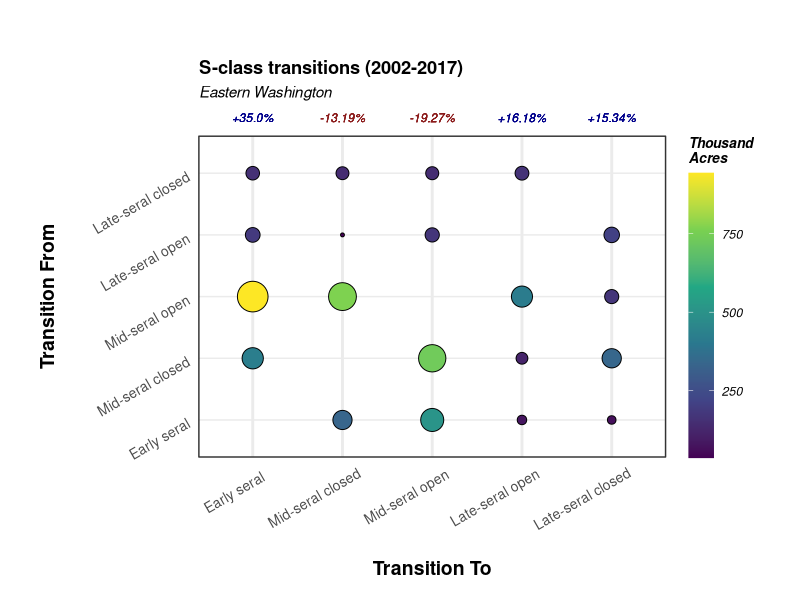
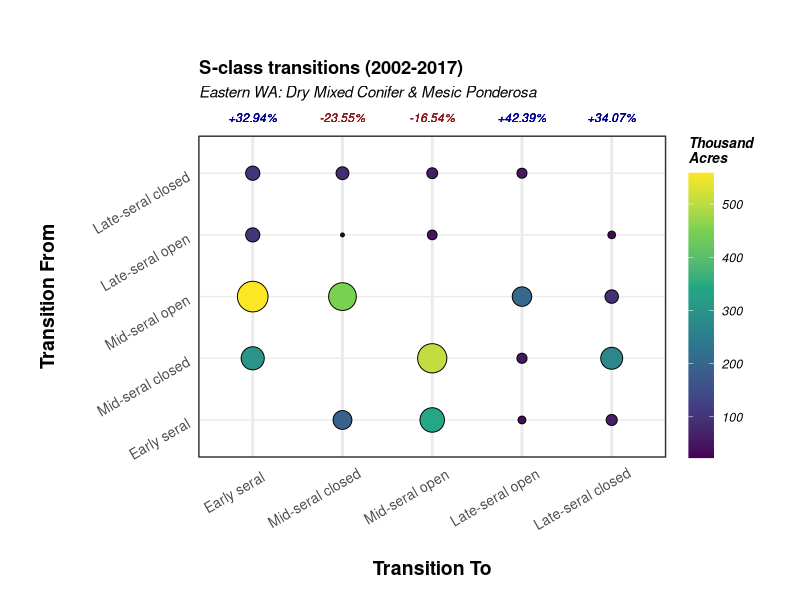
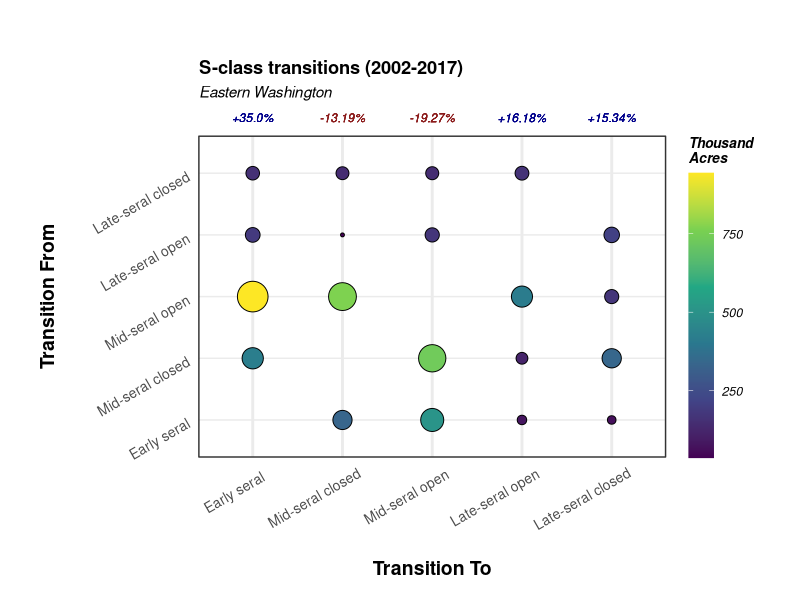
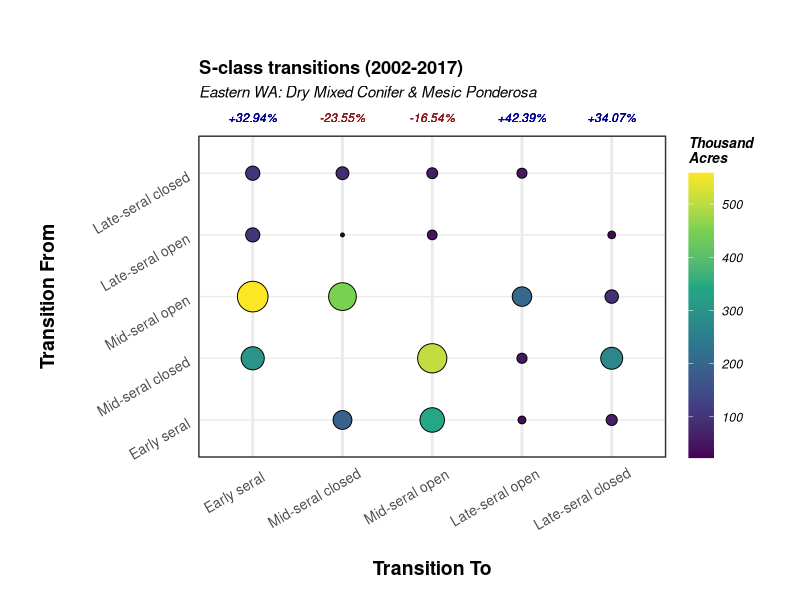

R code for these plots, in order:
library(dplyr)
library(tidyr)
library(ggplot2)
library(stringr)
library(here)

dat <- read.csv(here('results/FIA/WA/sclassChng/ORWA_comp.csv')) %>% 
  filter(YEAR == 2017) %>%
  select(-c(AREA_DOMAIN1, AREA_DOMAIN2, STATUS1, STATUS2))
net <- read.csv(here('results/FIA/WA/sclassChng/ORWA_net.csv')) %>% 
  filter(YEAR == 2017) %>%
  select(sclass, PERC_CHNG) %>%
  mutate(col = case_when(PERC_CHNG < 0 ~ 'firebrick4',
                         TRUE ~ 'blue4'),
         PERC_CHNG = paste0(round(PERC_CHNG*16, 2), '%'), 
         PERC_CHNG = case_when(str_sub(PERC_CHNG, 1, 1) != '-' ~ paste0('+', PERC_CHNG),
                               TRUE ~ PERC_CHNG),
         PERC_CHNG = case_when(str_sub(PERC_CHNG, -3, -3) == '.' ~ paste0(str_sub(PERC_CHNG, 1, 4), '0%'),
                               TRUE ~ PERC_CHNG))
dat <- dat %>%
  filter(!is.na(sclass1) & !is.na(sclass2)) %>% ## Drop non-forest for now
  left_join(net, by = c('sclass2' = 'sclass')) %>%
  mutate(sclass1 = case_when(sclass1 == 'A' ~ 'Early seral ',
                             sclass1 == 'B' ~ 'Mid-seral closed ',
                             sclass1 == 'C' ~ 'Mid-seral open ',
                             sclass1 == 'D' ~ 'Late-seral open ',
                             sclass1 == 'E' ~ 'Late-seral closed ',
                             TRUE ~ 'Non-forest ')) %>%
  mutate(sclass2 = case_when(sclass2 == 'A' ~ 'Early seral ',
                             sclass2 == 'B' ~ 'Mid-seral closed ',
                             sclass2 == 'C' ~ 'Mid-seral open ',
                             sclass2 == 'D' ~ 'Late-seral open ',
                             sclass2 == 'E' ~ 'Late-seral closed ',
                             TRUE ~ 'Non-forest ')) %>%
  mutate(sclass1 = factor(sclass1, levels = c('Non-forest ', 'Early seral ', 'Mid-seral closed ', 'Mid-seral open ',
                                              'Late-seral open ', 'Late-seral closed ')),
         sclass2 = factor(sclass2, levels = c('Non-forest ', 'Early seral ', 'Mid-seral closed ', 'Mid-seral open ',
                                              'Late-seral open ', 'Late-seral closed '))) %>%
  mutate(ac = AREA_CHNG / 1000 * 16) ## Total change, acres

  
  
mat <- dat %>%
  ggplot(aes(sclass2, sclass1, size = ac, fill = ac, label = PERC_CHNG)) +
  geom_point(shape = 21) +
  geom_text(y = 5.9, # Set the position of the text to always be at the top
            #hjust = 0,
            size = 3,
            fontface = 'italic',
            colour = dat$col) +
  scale_size_continuous(range = c(1, 10)) +
  theme_bw() +
  xlab('Transition To') +
  ylab('Transition From') +
  scale_fill_viridis_c(option = 'D') +
  #scale_fill_viridis_c(option = 'D', breaks = c(10, 20, 30, 40, 50)) +c
  #scale_fill_viridis_c(option = 'D', breaks = c(5, 10, 15, 20, 25)) +
  guides(size=FALSE, 
         fill = guide_colorbar(title = 'Thousand\nAcres')) +
  labs(title = 'S-class transitions (2002-2017)',
       subtitle = 'Eastern Washington') +
  coord_cartesian(clip = 'off',
                  ylim = c(1, 5),
                  xlim = c(1, 5)) +   # This keeps the labels from disappearing
  theme(axis.ticks = element_blank(), 
        #panel.grid = element_blank(),
        #strip.text = element_text(size = 18, face = 'italic'),
        legend.key.height = unit(1.45, 'cm'),
        legend.key.width = unit(.65, 'cm'),
        legend.box.margin=margin(c(35,0,35,0)),
        legend.title = element_text(size = 10, face = 'bold.italic'),
        legend.text = element_text(size = 9, face = 'italic'),
        axis.title.x = element_text(size = 14, margin=margin(20,0,0,0), face = 'bold'),
        axis.title.y = element_text(size = 14, margin=margin(0,20,0,0), face = 'bold'),
        axis.text.x = element_text(size = 10, angle = 30, vjust = .8, hjust = .8),
        axis.text.y = element_text(size = 10, angle = 30),
        plot.margin = unit(c(3,2,1,2), "lines"),
        plot.title = element_text(face = 'bold'),
        plot.subtitle = element_text(margin = margin(0, 0, 25, 0), face = 'italic'),
        panel.grid.major.x = element_line(size = 1)) # This widens the right margin)

mat
ggsave(mat, filename = here::here('figs/sclassChange/EWA_sclass_chng_mtrx.png'),
       height = 6, width = 9)
 






dat <- read.csv(here('results/FIA/WA/sclassChng/BPS_comp.csv')) %>% 
  filter(YEAR == 2017) %>%
  filter(stringr::str_sub(BpS_Code1, 1, -5) %in% c('RaMCONdy', 'RaPIPOm')) %>%
  select(-c(AREA_DOMAIN1, AREA_DOMAIN2, STATUS1, STATUS2)) %>%
  group_by(sclass1, sclass2) %>%
  summarise(AREA_CHNG = sum(AREA_CHNG))
net <- read.csv(here('results/FIA/WA/sclassChng/BPS_net.csv')) %>% 
  filter(YEAR == 2017) %>%
  filter(stringr::str_sub(BpS_Code, 1, -5) %in% c('RaMCONdy', 'RaPIPOm')) %>%
  group_by(sclass) %>%
  summarize(PREV_AREA = sum(PREV_AREA, na.rm = TRUE),
            AREA_CHNG = sum(AREA_CHNG, na.rm = TRUE)) %>%
  mutate(PERC_CHNG = AREA_CHNG / PREV_AREA * 100) %>%
  select(sclass, PERC_CHNG, PREV_AREA) %>%
  mutate(col = case_when(PERC_CHNG < 0 ~ 'firebrick4',
                         TRUE ~ 'blue4'),
         PERC_CHNG = paste0(round(PERC_CHNG*16, 2), '%'), 
         PERC_CHNG = case_when(str_sub(PERC_CHNG, 1, 1) != '-' ~ paste0('+', PERC_CHNG),
                               TRUE ~ PERC_CHNG),
         PERC_CHNG = case_when(str_sub(PERC_CHNG, -3, -3) == '.' ~ paste0(str_sub(PERC_CHNG, 1, 4), '0%'),
                               TRUE ~ PERC_CHNG))
dat <- dat %>%
  filter(!is.na(sclass1) & !is.na(sclass2)) %>% ## Drop non-forest for now
  left_join(select(net, -c(PREV_AREA)), by = c('sclass2' = 'sclass')) %>%
  left_join(select(net, c(sclass, PREV_AREA)), by = c('sclass1' = 'sclass')) %>%
  mutate(sclass1 = case_when(sclass1 == 'A' ~ 'Early seral ',
                             sclass1 == 'B' ~ 'Mid-seral closed ',
                             sclass1 == 'C' ~ 'Mid-seral open ',
                             sclass1 == 'D' ~ 'Late-seral open ',
                             sclass1 == 'E' ~ 'Late-seral closed ',
                             TRUE ~ 'Non-forest ')) %>%
  mutate(sclass2 = case_when(sclass2 == 'A' ~ 'Early seral ',
                             sclass2 == 'B' ~ 'Mid-seral closed ',
                             sclass2 == 'C' ~ 'Mid-seral open ',
                             sclass2 == 'D' ~ 'Late-seral open ',
                             sclass2 == 'E' ~ 'Late-seral closed ',
                             TRUE ~ 'Non-forest ')) %>%
  mutate(sclass1 = factor(sclass1, levels = c('Non-forest ', 'Early seral ', 'Mid-seral closed ', 'Mid-seral open ',
                                              'Late-seral open ', 'Late-seral closed ')),
         sclass2 = factor(sclass2, levels = c('Non-forest ', 'Early seral ', 'Mid-seral closed ', 'Mid-seral open ',
                                              'Late-seral open ', 'Late-seral closed '))) %>%
  mutate(ac = AREA_CHNG / 1000 * 16) ## Total change, acres
#ac = AREA_CHNG / PREV_AREA * 100 * 16) ## Proportionate change 


mat <- dat %>%
  ggplot(aes(sclass2, sclass1, size = ac, fill = ac, label = PERC_CHNG)) +
  geom_point(shape = 21) +
  geom_text(y = 5.9, # Set the position of the text to always be at the top
            #hjust = 0,
            size = 3,
            fontface = 'italic',
            colour = dat$col) +
  scale_size_continuous(range = c(1, 10)) +
  theme_bw() +
  xlab('Transition To') +
  ylab('Transition From') +
  scale_fill_viridis_c(option = 'D') +
  #scale_fill_viridis_c(option = 'D', breaks = c(10, 20, 30, 40, 50)) +c
  #scale_fill_viridis_c(option = 'D', breaks = c(5, 10, 15, 20, 25)) +
  guides(size=FALSE, 
         fill = guide_colorbar(title = 'Thousand\nAcres')) +
  labs(title = 'S-class transitions (2002-2017)',
       subtitle = 'Eastern WA: Dry Mixed Conifer & Mesic Ponderosa') +
  coord_cartesian(clip = 'off',
                  ylim = c(1, 5),
                  xlim = c(1, 5)) +   # This keeps the labels from disappearing
  theme(axis.ticks = element_blank(), 
        #panel.grid = element_blank(),
        #strip.text = element_text(size = 18, face = 'italic'),
        legend.key.height = unit(1.45, 'cm'),
        legend.key.width = unit(.65, 'cm'),
        legend.box.margin=margin(c(35,0,35,0)),
        legend.title = element_text(size = 10, face = 'bold.italic'),
        legend.text = element_text(size = 9, face = 'italic'),
        axis.title.x = element_text(size = 14, margin=margin(20,0,0,0), face = 'bold'),
        axis.title.y = element_text(size = 14, margin=margin(0,20,0,0), face = 'bold'),
        axis.text.x = element_text(size = 10, angle = 30, vjust = .8, hjust = .8),
        axis.text.y = element_text(size = 10, angle = 30),
        plot.margin = unit(c(3,2,1,2), "lines"),
        plot.title = element_text(face = 'bold'),
        plot.subtitle = element_text(margin = margin(0, 0, 25, 0), face = 'italic'),
        panel.grid.major.x = element_line(size = 1)) # This widens the right margin)

mat
ggsave(mat, filename = here::here('figs/sclassChange/MCONdy_PIPOm_sclass_chng_mtrx.png'),
       height = 6, width = 9)


  
